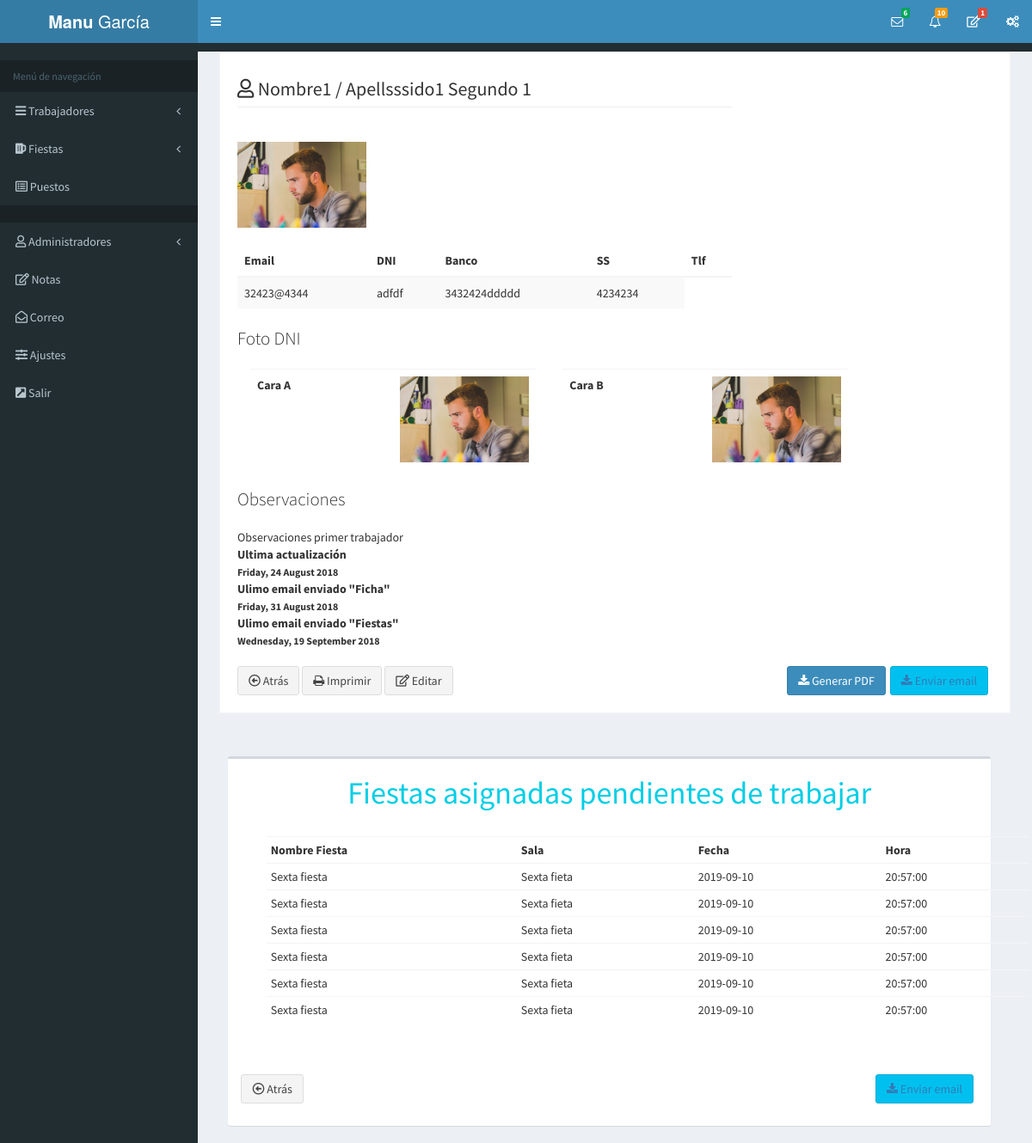
Page /ver-trabajador.php?id=65 (signed in) on the committed database.
### tables this page shows
CREATE TABLE `trabajadores` (
  `id_trabajador` int(11) NOT NULL,
  `nombre` varchar(20) NOT NULL,
  `primer_apellido` varchar(20) NOT NULL,
  `segundo_apellido` varchar(20) NOT NULL,
  `dni` varchar(9) NOT NULL,
  `url_dni_1` varchar(50) NOT NULL,
  `url_dni_2` varchar(50) NOT NULL,
  `banco` varchar(24) NOT NULL,
  `ss` varchar(12) NOT NULL,
  `tlf` varchar(9) NOT NULL,
  `email` varchar(50) NOT NULL,
  `url_foto` varchar(50) NOT NULL,
  `editado` datetime NOT NULL,
  `observaciones` text NOT NULL,
  `ultimo_email_ficha` datetime NOT NULL,
  `ultimo_email_asignaciones` datetime NOT NULL
);

CREATE TABLE `asignaciones` (
  `id_asignaciones` int(11) NOT NULL,
  `trabajador_id` int(11) NOT NULL,
  `fiesta_id` int(11) NOT NULL,
  `puesto_id` int(11) NOT NULL,
  `editado` datetime NOT NULL,
  `email_env` int(11) NOT NULL,
  `fichado` int(11) NOT NULL,
  `email_confirmado` int(11) NOT NULL,
  `hora_fichado` datetime NOT NULL
);

CREATE TABLE `fiestas` (
  `id_fiesta` int(11) NOT NULL,
  `nombre_evento` varchar(50) NOT NULL,
  `nombre_sala` varchar(50) NOT NULL,
  `fecha` date NOT NULL,
  `hora_inicio` time NOT NULL,
  `observaciones` text NOT NULL,
  `editado` datetime NOT NULL,
  `archivado` int(11) NOT NULL,
  `observaciones_final` text NOT NULL
);

### ver-trabajador.php (the view, shortened to what this page needs)
<?php
$id_trabajador = $_GET['id'];
        include_once 'funciones/conexion.php';
        include_once 'templates/header.php';
        include_once 'templates/barra.php';
        include_once 'templates/navegacion.php';
?>
          <div id="content">
             <div class="content-wrapper">
                   <section class="invoice">
                      <div class="row">
                          <div class="col-xs-8">
                                <?php
                try {
                $sql = " SELECT nombre, primer_apellido, segundo_apellido, dni, url_dni_1, url_dni_2, banco, ss, tlf, email, url_foto, editado, observaciones, ultimo_email_ficha, ultimo_email_asignaciones from trabajadores ";
                $sql .= " WHERE id_trabajador = $id_trabajador ";
                $resultado = $conn->query($sql);
              } catch (Exception $e) {
                $error = $e->getMessage();
                echo $error;
              }
              while ($trabajador = $resultado->fetch_assoc()) { ?>
                    <h2 class="page-header">
                    <i class="far fa-user"></i> <?php echo $trabajador['nombre'] . " / " . $trabajador['primer_apellido'] . " " . $trabajador['segundo_apellido']; ?>
                    </h2>
                    </div>
                </div>
                <div class="row">
                    <div class="col-xs-8 table-responsive">
                    <table class="table table-striped">
                        <thead>
                            <tr>
                                <th>Email</th>
                                <th>DNI</th>
                                <th>Banco</th>
                                <th>SS</th>
                                <th>Tlf</th>
                            </tr>
                        </thead>
                        <br>
                        <div> <img src="img/trabajadores/<?php echo $trabajador['url_foto']; ?>" width="150px"></div>
                        <br>
                        <tbody>
                            <tr>
                                <td><?php echo $trabajador['email'] ;  ?></td>
                                <td><?php echo $trabajador['dni'] ?></td>
                                <td><?php echo $trabajador['ss'] ?></td>
                                <td><?php echo $trabajador['tlf'] ?></td>
                            </tr>
                        </tbody>
                    </table>
                    </div>
                </div>
      <div class="row">
        <div class="col-xs-10">
          <p class="lead">Foto DNI</p>
          <div class="table-responsive">
            <table class="table">
              <tr class="col-xs-6">
                <th style="width:50%">Cara A</th>
                <td><img src="img/trabajadores/<?php echo $trabajador['url_dni_1']; ?>" width="150px"></td>
              </tr>
              <tr class="col-xs-6">
                <th style="width:50%">Cara B</th>
                <td><img src="img/trabajadores/<?php echo $trabajador['url_dni_2']; ?>" width="150px"></td>
              </tr>
            </table>
          </div>
        </div>
        <div class="col-xs-8">
            <div class="table-responsive">
                <table>
                    <tr>
                        <td> <p class="lead">Observaciones</p><?php echo $trabajador['observaciones'];  ?></td>
                    </tr>
                    <tr><?php
                        $fecha_formateada =  strftime("%A, %d %B %G", strtotime($trabajador['editado']));
                    ?>
                        <th>Ultima actualización<br><small><?php echo $fecha_formateada; ?></small></th>
                    </tr><?php
                        $fecha_formateada2 =  strftime("%A, %d %B %G", strtotime($trabajador['ultimo_email_ficha']));?>
                    <tr>
                        <th>Ulimo email enviado "Ficha"<br><small><?php echo $fecha_formateada2; ?></small></th>
                    </tr><?php
                        $fecha_formateada3 =  strftime("%A, %d %B %G", strtotime($trabajador['ultimo_email_asignaciones']));?>
                    <tr>
                        <th>Ulimo email enviado "Fiestas"<br><small><?php echo $fecha_formateada3; ?></small></th>
                    </tr>
                </table>
            </div>
        </div>
      </div>
      <br>
      <div class="row no-print">
        <div class="col-xs-12">
        <a href="lista-trabajadores.php"  class="btn btn-default"><i class="far fa-arrow-alt-circle-left"></i> Atrás</a>
          <a href="ver-trabajador-print.php?id=<?php echo $id_trabajador ?>" id="imprimir" target="_blank" class="btn btn-default"><i class="fa fa-print"></i> Imprimir</a>
          <a href="editar-trabajador.php?id=<?php echo $id_trabajador ?>" class="btn btn-default"><i class="far fa-edit"></i> Editar</a>
          <button id="" type="button" class="btn btn-info pull-right" style="margin-right: 5px;">
          <a href="mail-ficha.php?id=<?php echo $id_trabajador ?>"><i class="fa fa-download"></i> Enviar email</a>
          </button>
          <button id="cmd" type="button" class="btn btn-primary pull-right" style="margin-right: 5px;">
            <i class="fa fa-download"></i> Generar PDF
          </button>
        </div>
      </div>
    <?php } ?>   </section>
    <br><br>
 <div class="row">
     <div class="col-md-11">
         <div class="box lista_asignaciones">
     <div Class="h1_asignacion">
     <h1>Fiestas asignadas pendientes de trabajar</h1>
     </div><br>
            <div class="box-body no-padding">
              <table class="table table-condensed tabla-asignacion">
                <tr>
                  <th>Nombre Fiesta</th>
                  <th>Sala</th>
                  <th>Fecha</th>
                  <th>Hora</th>
                </tr>
                    <?php
                    try {
                        $sql = " SELECT id_fiesta, nombre_evento, nombre_sala, fecha, hora_inicio, archivado, id_asignaciones, trabajador_id, fiesta_id, puesto_id, id_trabajador, nombre, primer_apellido, segundo_apellido ";
                        $sql .= " FROM fiestas ";
                        $sql .= " INNER JOIN asignaciones ";
                        $sql .= " ON fiestas.id_fiesta=asignaciones.fiesta_id ";
                        $sql .= " INNER JOIN trabajadores ";
                        $sql .= " ON asignaciones.trabajador_id=trabajadores.id_trabajador ";
                        $sql .= " WHERE id_trabajador = $id_trabajador and archivado = 0 ";
                        $resultado = $conn->query($sql);
                    } catch (Exception $e) {
                        $error = $e->getMessage();
                        echo $error;
                    }
      while ($asignaciones = $resultado->fetch_assoc()) { ?>
                <tr>
                  <td><?php echo $asignaciones['nombre_evento']  ?></td>
                  <td><?php echo $asignaciones['nombre_sala']  ?></td>
                  <td><?php echo $asignaciones['fecha']  ?></td>
                  <td><?php echo $asignaciones['hora_inicio']  ?></td>
                </tr>
                 <?php } ?>
              </table>
         <br><br><br>
        <div class="col-xs-12">
        <a href="lista-trabajadores.php"  class="btn btn-default"><i class="far fa-arrow-alt-circle-left"></i> Atrás</a>
        <button id="" type="button" class="btn btn-info pull-right" style="margin-right: 5px;">
          <a href="mail-asignaciones.php?id=<?php echo $id_trabajador ?>"><i class="fa fa-download"></i> Enviar email</a>
          </button>
        </div>
      </div>
      </div>
          </div>
  </div>
</div>
<?php include_once 'templates/footer.php'; ?>

### templates/header.php (shortened to what this page needs)
<!DOCTYPE html>
<html>
<head>
  <link rel="stylesheet" href="css/bootstrap.min.css">
  <link rel="stylesheet" href="https://use.fontawesome.com/releases/v5.1.1/css/all.css">
  <link rel="stylesheet" href="css/font-awesome.min.css">
  <link rel="stylesheet" href="css/ionicons.min.css">
  <link rel="stylesheet" href="css/sweetalert2.min.css">
  <link rel="stylesheet" href="css/select2.min.css">
  <link rel="stylesheet" href="css/daterangepicker.css">
  <link rel="stylesheet" href="css/main.css">
  <link rel="stylesheet" href="css/AdminLTE.min.css">
  <link rel="stylesheet" href="css/jquery-ui.css">
  <link rel="stylesheet" href="css/blue.css">
   <link rel="stylesheet" href="css/bootstrap-timepicker.min.css">
  <link rel="stylesheet" href="css/_all-skins.min.css">
  <link rel="stylesheet" href="css/bootstrap-colorpicker.min.css">
    <link rel="stylesheet" href="css/bootstrap3-wysihtml5.min.css">
  <link rel="stylesheet" href="css/skins/_all-skins.min.css">
</head>

### templates/barra.php (shortened to what this page needs)
<?php include_once 'funciones/conexion.php'; ?>
<body class="hold-transition skin-blue sidebar-mini">
<div class="wrapper">
<header class="main-header">
    <a href="index.php" class="logo">
      <span class="logo-lg"><b>Manu </b>García</span>
    </a>
    <nav class="navbar navbar-static-top" role="navigation">
      <a href="#" class="sidebar-toggle" data-toggle="push-menu" role="button">
      </a>
      <div class="navbar-custom-menu">
        <ul class="nav navbar-nav ul-navegador">
          <li class="dropdown messages-menu">
            <a href="#" class="dropdown-toggle" data-toggle="dropdown">
              <i class="fa fa-envelope-o"></i>
              <span class="label label-success">6</span>
            </a>
          </li>
          <li class="dropdown notifications-menu">
            <a href="#" class="dropdown-toggle" data-toggle="dropdown">
              <i class="fa fa-bell-o"></i>
              <span class="label label-warning">10</span>
            </a>
          </li>
          <li class="dropdown tasks-menu">
                    <?php
                        $sql = "SELECT COUNT(id_notas) AS notas FROM notas ";
                        $resultado = $conn->query($sql);
                        $notas = $resultado->fetch_assoc();
                        ?>
            <a href="#" class="dropdown-toggle" data-toggle="dropdown">
            <i class="far fa-edit"></i>
              <span class="label label-danger"><?php echo $notas['notas']; ?></span>
            </a>
          </li>
          <li>
            <a href="#" data-toggle="control-sidebar"><i class="fa fa-gears"></i></a>
          </li>
        </ul>
      </div>
    </nav>
  </header>

### templates/navegacion.php (shortened to what this page needs)
<aside class="main-sidebar">
  <section class="sidebar">
    <div class="user-panel">
    </div>
    <ul class="sidebar-menu" data-widget="tree">
      <li class="header">Menú de navegación</li>
      <li class="treeview">
        <a href="#">
        <i class="fas fa-bars"></i> <span>Trabajadores</span>
          <span class="pull-right-container">
            <i class="fa fa-angle-left pull-right"></i>
          </span>
        </a>
      </li>
      <li class="treeview">
        <a href="#">
        <i class="fas fa-beer"></i> <span>Fiestas</span>
          <span class="pull-right-container">
            <i class="fa fa-angle-left pull-right"></i>
          </span>
        </a>
      </li>
      <li>
        <a href="crear-puesto.php"><i class="far fa-list-alt"></i> <span>Puestos</span>
        </a>
      </li>
       <li class="header"></li>
      <li class="treeview">
        <a href="#">
        <i class="far fa-user"></i> <span>Administradores</span>
          <span class="pull-right-container">
            <i class="fa fa-angle-left pull-right"></i>
          </span>
        </a>
      </li>
      <li>
        <a href="notas.php"><i class="far fa-edit"></i> <span>Notas</span>
        </a>
      </li>
      <li>
        <a href="correo.php"><i class="far fa-envelope-open"></i> <span>Correo</span>
        </a>
      </li>
      <li>
        <a href="ajustes.php"><i class="fas fa-sliders-h"></i> <span>Ajustes</span>
        </a>
      </li>
      <li>
        <a href="login.php?cerrar_sesion=true"><i class="fas fa-external-link-square-alt"></i> <span>Salir</span>
        </a>
      </li>
  </section>
</aside>

### templates/footer.php (shortened to what this page needs)
</div>
<link rel="stylesheet" href="js/ionicons.min.css">
</body>
</html>

### css/main.css (style rules this page uses)
html { color: #222; font-size: 1em; line-height: 1.4; }
audio, canvas, iframe, img, svg, video { vertical-align: middle; }
.tabla-asignacion { margin-left:0%; }
@media (min-width: 400px) { .tabla-asignacion { margin-left:5%; } }
.h1_asignacion { text-align: center; color:#00cee5; }
.lista_asignaciones { margin-left: 4%; padding-bottom: 3%; }

### rows in the picture
trabajadores: nombre "Nombre1", primer_apellido "Apellsssido1", segundo_apellido "Segundo 1", url_foto (picture), email "32423@4344", dni "adfdf", ss "3432424ddddd", tlf "4234234", url_dni_1 (picture), url_dni_2 (picture), observaciones "Observaciones primer trabajador", editado "Friday, 24 August 2018", ultimo_email_ficha "Friday, 31 August 2018", ultimo_email_asignaciones "Wednesday, 19 September 2018"
asignaciones: fiesta.nombre_evento "Sexta fiesta", fiesta.nombre_sala "Sexta fieta", fiesta.fecha "2019-09-10", fiesta.hora_inicio "20:57:00"
asignaciones: fiesta.nombre_evento "Sexta fiesta", fiesta.nombre_sala "Sexta fieta", fiesta.fecha "2019-09-10", fiesta.hora_inicio "20:57:00"
asignaciones: fiesta.nombre_evento "Sexta fiesta", fiesta.nombre_sala "Sexta fieta", fiesta.fecha "2019-09-10", fiesta.hora_inicio "20:57:00"
asignaciones: fiesta.nombre_evento "Sexta fiesta", fiesta.nombre_sala "Sexta fieta", fiesta.fecha "2019-09-10", fiesta.hora_inicio "20:57:00"
asignaciones: fiesta.nombre_evento "Sexta fiesta", fiesta.nombre_sala "Sexta fieta", fiesta.fecha "2019-09-10", fiesta.hora_inicio "20:57:00"
asignaciones: fiesta.nombre_evento "Sexta fiesta", fiesta.nombre_sala "Sexta fieta", fiesta.fecha "2019-09-10", fiesta.hora_inicio "20:57:00"

### other values in the picture
$notas['notas'] "1"
